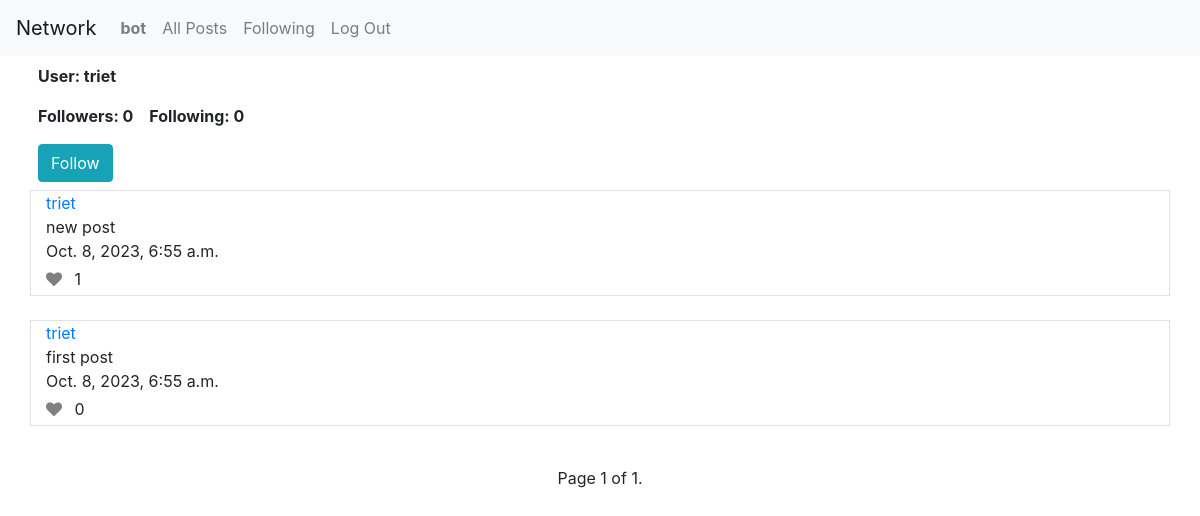
The page /profile/3 (signed in) on the database as committed earlier.
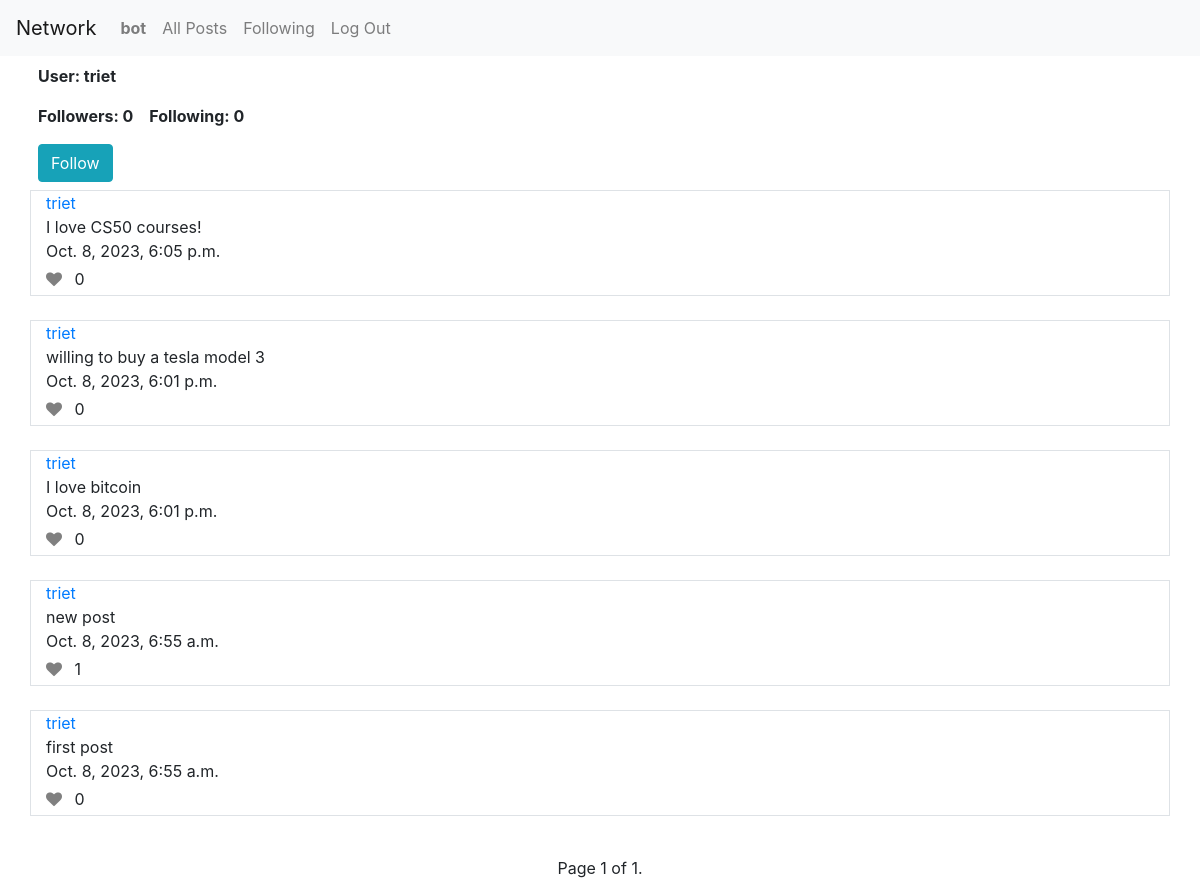
The same page on the database as committed later.
### network/models.py (models this page shows, shortened)
class User(AbstractUser):
    pass

class Post(models.Model):
    username = models.ForeignKey(User, on_delete=models.CASCADE, related_name="username_post")
    content = models.CharField(max_length=500)
    date = models.DateTimeField(auto_now_add=True)
    like = models.IntegerField(default=0)

### network/views.py (the view)
# urls.py: path("profile/<int:user_id>", views.profile, name="profile"),
def profile(request, user_id):
    user = User.objects.get(pk=user_id)
    num_followers = Follow.objects.filter(user_being_followed=user).count()
    num_following = Follow.objects.filter(follower=user).count()
    following = Follow.objects.filter(follower=request.user)   # get those follows which the curent user is following
    posts = Post.objects.filter(username=user).order_by("-date")
    followable = False
    if not following.filter(user_being_followed=user).exists():    # check if the profile's user exist in those follows
        followable = True
    paginator = Paginator(posts, 10)
    page_number = request.GET.get("page")
    page_obj = paginator.get_page(page_number)
    if request.user.is_authenticated:
        liked_posts = Like.objects.filter(username=request.user).values_list("post", flat=True)
    else:
        liked_posts = []
    return render(request, "network/profile.html", {
        "user": user,
        "num_followers": num_followers,
        "num_following": num_following,
        "following": following,
        "posts": posts,
        "followable": followable,
        "page_obj": page_obj,
        "liked_posts": liked_posts,
    })

### network/templates/network/profile.html (shortened to what this page needs)
{% extends "network/layout.html" %}
{% load static %}
{% block body %}
    <div class="container">
        <div class="row p-2 font-weight-bold">
            User: {{ user }}
        </div>
        <div class="row">
            <div class="col-1.5 p-2 font-weight-bold">
                Followers: {{ num_followers }}
            </div>
            <div class="col p-2 font-weight-bold">
                Following: {{ num_following }}
            </div>
        </div>
    </div>
    {% if request.user != user and followable %}
        <form action="{% url 'follow' user.id%}" method="post">
            <div class="container p-2">
                <button class="btn btn-info" type="submit">Follow</button>
            </div>
        </form>
    {% endif %}
    {% for post in page_obj %}
        <div class="container border">
            <div class="row">
                <div class="col">
                    <a href="{% url 'profile' post.username.id %}">{{ post.username }}</a>
                </div>
            </div>
            <div class="row">
                <div class="col" id="content_{{ post.id }}">
                    {{ post.content }}
                </div>
            </div>
            <div class="row">
                <div class="col">
                    {{ post.date }}
                </div>
            </div>
            <div class="row justify-content-between">
                <div class="col-auto mt-1 mb-1">
                    {% if request.user.is_authenticated %}
                        {% if post.id in liked_posts %}
                            <i class="fa fa-heart" id="like_color_{{ post.id }}" style="color: red; cursor: pointer;" onclick="toggleLike('{{ post.id }}')"></i>
                        {% else %}
                            <i class="fa fa-heart" id="like_color_{{ post.id }}" style="color: gray; cursor: pointer;" onclick="toggleLike('{{ post.id }}')"></i>
                        {% endif %}
                        <span class="ml-2" id="like_count_{{ post.id }}">{{ post.like }}</span>
                    {% endif %}
                </div>
            </div>
        </div><br>
    {% endfor %}
    <div class="static-bottom">
        <div class="text-center">
            Page {{ page_obj.number }} of {{ page_obj.paginator.num_pages }}.
        </div>
    </div>
{% endblock %}

### network/templates/network/layout.html (shortened to what this page needs)
{% load static %}
<!DOCTYPE html>
<html lang="en">
    <head>
        <link rel="stylesheet" href="https://stackpath.bootstrapcdn.com/bootstrap/4.4.1/css/bootstrap.min.css">
        <link href="{% static 'network/styles.css' %}" rel="stylesheet">
        <link rel="stylesheet" href="https://cdnjs.cloudflare.com/ajax/libs/font-awesome/4.7.0/css/font-awesome.min.css">
    </head>
    <body>
        <nav class="navbar navbar-expand-lg navbar-light bg-light">
            <a class="navbar-brand" href="">Network</a>
            <div>
              <ul class="navbar-nav mr-auto">
                {% if user.is_authenticated %}
                    <li class="nav-item">
                        {% if user == request.user %}
                            <a class="nav-link" href="{% url 'profile' user.id %}"><strong>{{ user.username }}</strong></a>
                        {% else %}
                            <a class="nav-link" href="{% url 'profile' request.user.id %}"><strong>{{ request.user.username }}</strong></a>
                        {% endif %}
                    </li>
                {% endif %}
                <li class="nav-item">
                  <a class="nav-link" href="{% url 'index' %}">All Posts</a>
                </li>
                {% if user.is_authenticated %}
                    <li class="nav-item">
                        <a class="nav-link" href="{% url 'following' %}">Following</a>
                    </li>
                    <li class="nav-item">
                        <a class="nav-link" href="{% url 'logout' %}">Log Out</a>
                    </li>
                {% endif %}
              </ul>
            </div>
          </nav>
        <div class="body">
            {% block body %}
            {% endblock %}
        </div>
    </body>
</html>

Rows that differ between the two databases and show on the page:
added Post: username "triet", content "I love CS50 courses!", date "Oct. 8, 2023, 6:05 p.m.", like "0"
added Post: username "triet", content "willing to buy a tesla model 3", date "Oct. 8, 2023, 6:01 p.m.", like "0"
added Post: username "triet", content "I love bitcoin", date "Oct. 8, 2023, 6:01 p.m.", like "0"
